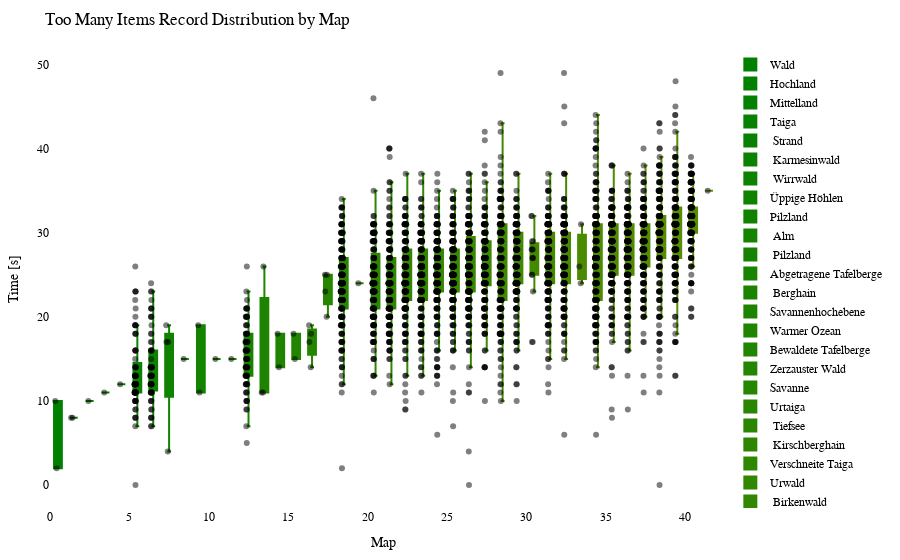

This figure's notebook cell:
### Code cell
import plotly.graph_objects as go
import plotly.io as pio

df = getRecordsDataframe(minigame="Sammelwahn")

# sort df columns by mean value 
df = df.reindex(df.mean().sort_values().index, axis=1)

# drop sum column
df = df.drop(columns=["Sum"])

# remove "Punkte" from all columns
df.columns = df.columns.str.replace('Punkte', '')

cmap = LinearSegmentedColormap.from_list("green_orange", ["green", "orange"])
colors = [to_hex(cmap(i / (num_columns - 1))) for i in range(num_columns)]

# Calculate the offset for centering the data points
num_columns = len(df.columns)
offset = 0.5

# Create a Swarm plot using Plotly
fig = go.Figure()

for i, (column, color) in enumerate(zip(df.columns, colors)):
    x_values = [i + offset] * len(df[column])  # Adjust x-values with offset for horizontal centering
    fig.add_trace(go.Box(x=x_values,
                         y=df[column],
                         name=column,
                         boxpoints='all',
                         pointpos=-0.5,  # Adjust point position to prevent overlapping
                         marker=dict(color='rgba(0,0,0,0.5)', size=6),  # Adjust marker color and size
                         line=dict(color=color),
                         fillcolor=color,
                         hovertext=df_to_html.index,
                         hoverinfo='name+text+y',
                         showlegend=True))

fig.update_layout(title="Too Many Items Record Distribution by Map",
                  xaxis=dict(title="Map"),
                  yaxis=dict(title="Time [s]"),
                  showlegend=True,
                  font=dict(family="Arial", size=12, color="black"),  # Customize font
                  plot_bgcolor="white",  # Set background color
                  margin=dict(l=50, r=50, t=50, b=50),  # Adjust margins for better layout
                  )

pio.show(fig)

pio.write_html(fig, "out/sammel_swarm_plot.html")

### Figure 1 — Plotly figure (JSON) as saved in the notebook; plotly's stock layout.template omitted (floating-point values rounded to 4 significant figures; data arrays with more than 128 entries replaced by an {"elided": "..."} marker saying what was removed)
{"data": [{"boxpoints": "all", "fillcolor": "#008000", "hoverinfo": "name+text+y", "hovertext": {"elided": "242 str values"}, "line": {"color": "#008000"}, "marker": {"color": "rgba(0,0,0,0.5)", "size": 6}, "name": "Wald", "pointpos": -0.5, "showlegend": true, "type": "box", "x": {"elided": "228 float values"}, "y": {"elided": "228 float values"}}, {"boxpoints": "all", "fillcolor": "#028000", "hoverinfo": "name+text+y", "hovertext": {"elided": "242 str values"}, "line": {"color": "#028000"}, "marker": {"color": "rgba(0,0,0,0.5)", "size": 6}, "name": "Hochland", "pointpos": -0.5, "showlegend": true, "type": "box", "x": {"elided": "228 float values"}, "y": {"elided": "228 float values"}}, {"boxpoints": "all", "fillcolor": "#048100", "hoverinfo": "name+text+y", "hovertext": {"elided": "242 str values"}, "line": {"color": "#048100"}, "marker": {"color": "rgba(0,0,0,0.5)", "size": 6}, "name": "Mittelland", "pointpos": -0.5, "showlegend": true, "type": "box", "x": {"elided": "228 float values"}, "y": {"elided": "228 float values"}}, {"boxpoints": "all", "fillcolor": "#068100", "hoverinfo": "name+text+y", "hovertext": {"elided": "242 str values"}, "line": {"color": "#068100"}, "marker": {"color": "rgba(0,0,0,0.5)", "size": 6}, "name": "Taiga", "pointpos": -0.5, "showlegend": true, "type": "box", "x": {"elided": "228 float values"}, "y": {"elided": "228 float values"}}, {"boxpoints": "all", "fillcolor": "#088100", "hoverinfo": "name+text+y", "hovertext": {"elided": "242 str values"}, "line": {"color": "#088100"}, "marker": {"color": "rgba(0,0,0,0.5)", "size": 6}, "name": " Strand", "pointpos": -0.5, "showlegend": true, "type": "box", "x": {"elided": "228 float values"}, "y": {"elided": "228 float values"}}, {"boxpoints": "all", "fillcolor": "#0b8200", "hoverinfo": "name+text+y", "hovertext": {"elided": "242 str values"}, "line": {"color": "#0b8200"}, "marker": {"color": "rgba(0,0,0,0.5)", "size": 6}, "name": " Karmesinwald", "pointpos": -0.5, "showlegend": true, "type": "box", "x": {"elided": "228 float values"}, "y": {"elided": "228 float values"}}, {"boxpoints": "all", "fillcolor": "#0d8200", "hoverinfo": "name+text+y", "hovertext": {"elided": "242 str values"}, "line": {"color": "#0d8200"}, "marker": {"color": "rgba(0,0,0,0.5)", "size": 6}, "name": " Wirrwald", "pointpos": -0.5, "showlegend": true, "type": "box", "x": {"elided": "228 float values"}, "y": {"elided": "228 float values"}}, {"boxpoints": "all", "fillcolor": "#0f8200", "hoverinfo": "name+text+y", "hovertext": {"elided": "242 str values"}, "line": {"color": "#0f8200"}, "marker": {"color": "rgba(0,0,0,0.5)", "size": 6}, "name": "Üppige Höhlen", "pointpos": -0.5, "showlegend": true, "type": "box", "x": {"elided": "228 float values"}, "y": {"elided": "228 float values"}}, {"boxpoints": "all", "fillcolor": "#118200", "hoverinfo": "name+text+y", "hovertext": {"elided": "242 str values"}, "line": {"color": "#118200"}, "marker": {"color": "rgba(0,0,0,0.5)", "size": 6}, "name": "Pilzland", "pointpos": -0.5, "showlegend": true, "type": "box", "x": {"elided": "228 float values"}, "y": {"elided": "228 float values"}}, {"boxpoints": "all", "fillcolor": "#148300", "hoverinfo": "name+text+y", "hovertext": {"elided": "242 str values"}, "line": {"color": "#148300"}, "marker": {"color": "rgba(0,0,0,0.5)", "size": 6}, "name": " Alm", "pointpos": -0.5, "showlegend": true, "type": "box", "x": {"elided": "228 float values"}, "y": {"elided": "228 float values"}}, {"boxpoints": "all", "fillcolor": "#168300", "hoverinfo": "name+text+y", "hovertext": {"elided": "242 str values"}, "line": {"color": "#168300"}, "marker": {"color": "rgba(0,0,0,0.5)", "size": 6}, "name": " Pilzland", "pointpos": -0.5, "showlegend": true, "type": "box", "x": {"elided": "228 float values"}, "y": {"elided": "228 float values"}}, {"boxpoints": "all", "fillcolor": "#188300", "hoverinfo": "name+text+y", "hovertext": {"elided": "242 str values"}, "line": {"color": "#188300"}, "marker": {"color": "rgba(0,0,0,0.5)", "size": 6}, "name": "Abgetragene Tafelberge", "pointpos": -0.5, "showlegend": true, "type": "box", "x": {"elided": "228 float values"}, "y": {"elided": "228 float values"}}, {"boxpoints": "all", "fillcolor": "#1a8400", "hoverinfo": "name+text+y", "hovertext": {"elided": "242 str values"}, "line": {"color": "#1a8400"}, "marker": {"color": "rgba(0,0,0,0.5)", "size": 6}, "name": " Berghain", "pointpos": -0.5, "showlegend": true, "type": "box", "x": {"elided": "228 float values"}, "y": {"elided": "228 float values"}}, {"boxpoints": "all", "fillcolor": "#1d8400", "hoverinfo": "name+text+y", "hovertext": {"elided": "242 str values"}, "line": {"color": "#1d8400"}, "marker": {"color": "rgba(0,0,0,0.5)", "size": 6}, "name": "Savannenhochebene", "pointpos": -0.5, "showlegend": true, "type": "box", "x": {"elided": "228 float values"}, "y": {"elided": "228 float values"}}, {"boxpoints": "all", "fillcolor": "#1f8400", "hoverinfo": "name+text+y", "hovertext": {"elided": "242 str values"}, "line": {"color": "#1f8400"}, "marker": {"color": "rgba(0,0,0,0.5)", "size": 6}, "name": "Warmer Ozean", "pointpos": -0.5, "showlegend": true, "type": "box", "x": {"elided": "228 float values"}, "y": {"elided": "228 float values"}}, {"boxpoints": "all", "fillcolor": "#218500", "hoverinfo": "name+text+y", "hovertext": {"elided": "242 str values"}, "line": {"color": "#218500"}, "marker": {"color": "rgba(0,0,0,0.5)", "size": 6}, "name": "Bewaldete Tafelberge", "pointpos": -0.5, "showlegend": true, "type": "box", "x": {"elided": "228 float values"}, "y": {"elided": "228 float values"}}, {"boxpoints": "all", "fillcolor": "#238500", "hoverinfo": "name+text+y", "hovertext": {"elided": "242 str values"}, "line": {"color": "#238500"}, "marker": {"color": "rgba(0,0,0,0.5)", "size": 6}, "name": "Zerzauster Wald", "pointpos": -0.5, "showlegend": true, "type": "box", "x": {"elided": "228 float values"}, "y": {"elided": "228 float values"}}, {"boxpoints": "all", "fillcolor": "#268600", "hoverinfo": "name+text+y", "hovertext": {"elided": "242 str values"}, "line": {"color": "#268600"}, "marker": {"color": "rgba(0,0,0,0.5)", "size": 6}, "name": "Savanne", "pointpos": -0.5, "showlegend": true, "type": "box", "x": {"elided": "228 float values"}, "y": {"elided": "228 float values"}}, {"boxpoints": "all", "fillcolor": "#288600", "hoverinfo": "name+text+y", "hovertext": {"elided": "242 str values"}, "line": {"color": "#288600"}, "marker": {"color": "rgba(0,0,0,0.5)", "size": 6}, "name": "Urtaiga", "pointpos": -0.5, "showlegend": true, "type": "box", "x": {"elided": "228 float values"}, "y": {"elided": "228 float values"}}, {"boxpoints": "all", "fillcolor": "#2a8600", "hoverinfo": "name+text+y", "hovertext": {"elided": "242 str values"}, "line": {"color": "#2a8600"}, "marker": {"color": "rgba(0,0,0,0.5)", "size": 6}, "name": " Tiefsee", "pointpos": -0.5, "showlegend": true, "type": "box", "x": {"elided": "228 float values"}, "y": {"elided": "228 float values"}}, {"boxpoints": "all", "fillcolor": "#2c8600", "hoverinfo": "name+text+y", "hovertext": {"elided": "242 str values"}, "line": {"color": "#2c8600"}, "marker": {"color": "rgba(0,0,0,0.5)", "size": 6}, "name": " Kirschberghain", "pointpos": -0.5, "showlegend": true, "type": "box", "x": {"elided": "228 float values"}, "y": {"elided": "228 float values"}}, {"boxpoints": "all", "fillcolor": "#2f8700", "hoverinfo": "name+text+y", "hovertext": {"elided": "242 str values"}, "line": {"color": "#2f8700"}, "marker": {"color": "rgba(0,0,0,0.5)", "size": 6}, "name": "Verschneite Taiga", "pointpos": -0.5, "showlegend": true, "type": "box", "x": {"elided": "228 float values"}, "y": {"elided": "228 float values"}}, {"boxpoints": "all", "fillcolor": "#318700", "hoverinfo": "name+text+y", "hovertext": {"elided": "242 str values"}, "line": {"color": "#318700"}, "marker": {"color": "rgba(0,0,0,0.5)", "size": 6}, "name": "Urwald", "pointpos": -0.5, "showlegend": true, "type": "box", "x": {"elided": "228 float values"}, "y": {"elided": "228 float values"}}, {"boxpoints": "all", "fillcolor": "#338700", "hoverinfo": "name+text+y", "hovertext": {"elided": "242 str values"}, "line": {"color": "#338700"}, "marker": {"color": "rgba(0,0,0,0.5)", "size": 6}, "name": " Birkenwald", "pointpos": -0.5, "showlegend": true, "type": "box", "x": {"elided": "228 float values"}, "y": {"elided": "228 float values"}}, {"boxpoints": "all", "fillcolor": "#358800", "hoverinfo": "name+text+y", "hovertext": {"elided": "242 str values"}, "line": {"color": "#358800"}, "marker": {"color": "rgba(0,0,0,0.5)", "size": 6}, "name": " Sumpf", "pointpos": -0.5, "showlegend": true, "type": "box", "x": {"elided": "228 float values"}, "y": {"elided": "228 float values"}}, {"boxpoints": "all", "fillcolor": "#388800", "hoverinfo": "name+text+y", "hovertext": {"elided": "242 str values"}, "line": {"color": "#388800"}, "marker": {"color": "rgba(0,0,0,0.5)", "size": 6}, "name": " Bambusdschungel", "pointpos": -0.5, "showlegend": true, "type": "box", "x": {"elided": "228 float values"}, "y": {"elided": "228 float values"}}, {"boxpoints": "all", "fillcolor": "#3a8800", "hoverinfo": "name+text+y", "hovertext": {"elided": "242 str values"}, "line": {"color": "#3a8800"}, "marker": {"color": "rgba(0,0,0,0.5)", "size": 6}, "name": " Dschungel", "pointpos": -0.5, "showlegend": true, "type": "box", "x": {"elided": "228 float values"}, "y": {"elided": "228 float values"}}, {"boxpoints": "all", "fillcolor": "#3c8900", "hoverinfo": "name+text+y", "hovertext": {"elided": "242 str values"}, "line": {"color": "#3c8900"}, "marker": {"color": "rgba(0,0,0,0.5)", "size": 6}, "name": "Zerzauste Hügel", "pointpos": -0.5, "showlegend": true, "type": "box", "x": {"elided": "228 float values"}, "y": {"elided": "228 float values"}}, {"boxpoints": "all", "fillcolor": "#3e8900", "hoverinfo": "name+text+y", "hovertext": {"elided": "242 str values"}, "line": {"color": "#3e8900"}, "marker": {"color": "rgba(0,0,0,0.5)", "size": 6}, "name": "Verschneite Ebene", "pointpos": -0.5, "showlegend": true, "type": "box", "x": {"elided": "228 float values"}, "y": {"elided": "228 float values"}}, {"boxpoints": "all", "fillcolor": "#418900", "hoverinfo": "name+text+y", "hovertext": {"elided": "242 str values"}, "line": {"color": "#418900"}, "marker": {"color": "rgba(0,0,0,0.5)", "size": 6}, "name": "Zerzauste Savanne", "pointpos": -0.5, "showlegend": true, "type": "box", "x": {"elided": "228 float values"}, "y": {"elided": "228 float values"}}, {"boxpoints": "all", "fillcolor": "#438a00", "hoverinfo": "name+text+y", "hovertext": {"elided": "242 str values"}, "line": {"color": "#438a00"}, "marker": {"color": "rgba(0,0,0,0.5)", "size": 6}, "name": "Blumenwald", "pointpos": -0.5, "showlegend": true, "type": "box", "x": {"elided": "228 float values"}, "y": {"elided": "228 float values"}}, {"boxpoints": "all", "fillcolor": "#458a00", "hoverinfo": "name+text+y", "hovertext": {"elided": "242 str values"}, "line": {"color": "#458a00"}, "marker": {"color": "rgba(0,0,0,0.5)", "size": 6}, "name": " Wald", "pointpos": -0.5, "showlegend": true, "type": "box", "x": {"elided": "228 float values"}, "y": {"elided": "228 float values"}}, {"boxpoints": "all", "fillcolor": "#478a00", "hoverinfo": "name+text+y", "hovertext": {"elided": "242 str values"}, "line": {"color": "#478a00"}, "marker": {"color": "rgba(0,0,0,0.5)", "size": 6}, "name": " Savannenhochebene", "pointpos": -0.5, "showlegend": true, "type": "box", "x": {"elided": "228 float values"}, "y": {"elided": "228 float values"}}, {"boxpoints": "all", "fillcolor": "#4a8b00", "hoverinfo": "name+text+y", "hovertext": {"elided": "242 str values"}, "line": {"color": "#4a8b00"}, "marker": {"color": "rgba(0,0,0,0.5)", "size": 6}, "name": " Sonnenblumenebene", "pointpos": -0.5, "showlegend": true, "type": "box", "x": {"elided": "228 float values"}, "y": {"elided": "228 float values"}}, {"boxpoints": "all", "fillcolor": "#4c8b00", "hoverinfo": "name+text+y", "hovertext": {"elided": "242 str values"}, "line": {"color": "#4c8b00"}, "marker": {"color": "rgba(0,0,0,0.5)", "size": 6}, "name": " Taiga", "pointpos": -0.5, "showlegend": true, "type": "box", "x": {"elided": "228 float values"}, "y": {"elided": "228 float values"}}, {"boxpoints": "all", "fillcolor": "#4e8b00", "hoverinfo": "name+text+y", "hovertext": {"elided": "242 str values"}, "line": {"color": "#4e8b00"}, "marker": {"color": "rgba(0,0,0,0.5)", "size": 6}, "name": "Lichter Dschungel", "pointpos": -0.5, "showlegend": true, "type": "box", "x": {"elided": "228 float values"}, "y": {"elided": "228 float values"}}, {"boxpoints": "all", "fillcolor": "#508c00", "hoverinfo": "name+text+y", "hovertext": {"elided": "242 str values"}, "line": {"color": "#508c00"}, "marker": {"color": "rgba(0,0,0,0.5)", "size": 6}, "name": "Dichter Wald", "pointpos": -0.5, "showlegend": true, "type": "box", "x": {"elided": "228 float values"}, "y": {"elided": "228 float values"}}, {"boxpoints": "all", "fillcolor": "#538c00", "hoverinfo": "name+text+y", "hovertext": {"elided": "242 str values"}, "line": {"color": "#538c00"}, "marker": {"color": "rgba(0,0,0,0.5)", "size": 6}, "name": "Sonnenblumenebene", "pointpos": -0.5, "showlegend": true, "type": "box", "x": {"elided": "228 float values"}, "y": {"elided": "228 float values"}}, {"boxpoints": "all", "fillcolor": "#558c00", "hoverinfo": "name+text+y", "hovertext": {"elided": "242 str values"}, "line": {"color": "#558c00"}, "marker": {"color": "rgba(0,0,0,0.5)", "size": 6}, "name": " Savanne", "pointpos": -0.5, "showlegend": true, "type": "box", "x": {"elided": "228 float values"}, "y": {"elided": "228 float values"}}, {"boxpoints": "all", "fillcolor": "#578d00", "hoverinfo": "name+text+y", "hovertext": {"elided": "242 str values"}, "line": {"color": "#578d00"}, "marker": {"color": "rgba(0,0,0,0.5)", "size": 6}, "name": " Ebene", "pointpos": -0.5, "showlegend": true, "type": "box", "x": {"elided": "228 float values"}, "y": {"elided": "228 float values"}}, {"boxpoints": "all", "fillcolor": "#598d00", "hoverinfo": "name+text+y", "hovertext": {"elided": "242 str values"}, "line": {"color": "#598d00"}, "marker": {"color": "rgba(0,0,0,0.5)", "size": 6}, "name": " Blumenwald", "pointpos": -0.5, "showlegend": true, "type": "box", "x": {"elided": "228 float values"}, "y": {"elided": "228 float values"}}, {"boxpoints": "all", "fillcolor": "#5c8d00", "hoverinfo": "name+text+y", "hovertext": {"elided": "242 str values"}, "line": {"color": "#5c8d00"}, "marker": {"color": "rgba(0,0,0,0.5)", "size": 6}, "name": " Tropfsteinhöhlen", "pointpos": -0.5, "showlegend": true, "type": "box", "x": {"elided": "228 float values"}, "y": {"elided": "228 float values"}}], "layout": {"font": {"color": "black", "family": "Arial", "size": 12}, "margin": {"b": 50, "l": 50, "r": 50, "t": 50}, "plot_bgcolor": "white", "showlegend": true, "title": {"text": "Too Many Items Record Distribution by Map"}, "xaxis": {"title": {"text": "Map"}}, "yaxis": {"title": {"text": "Time [s]"}}}}
